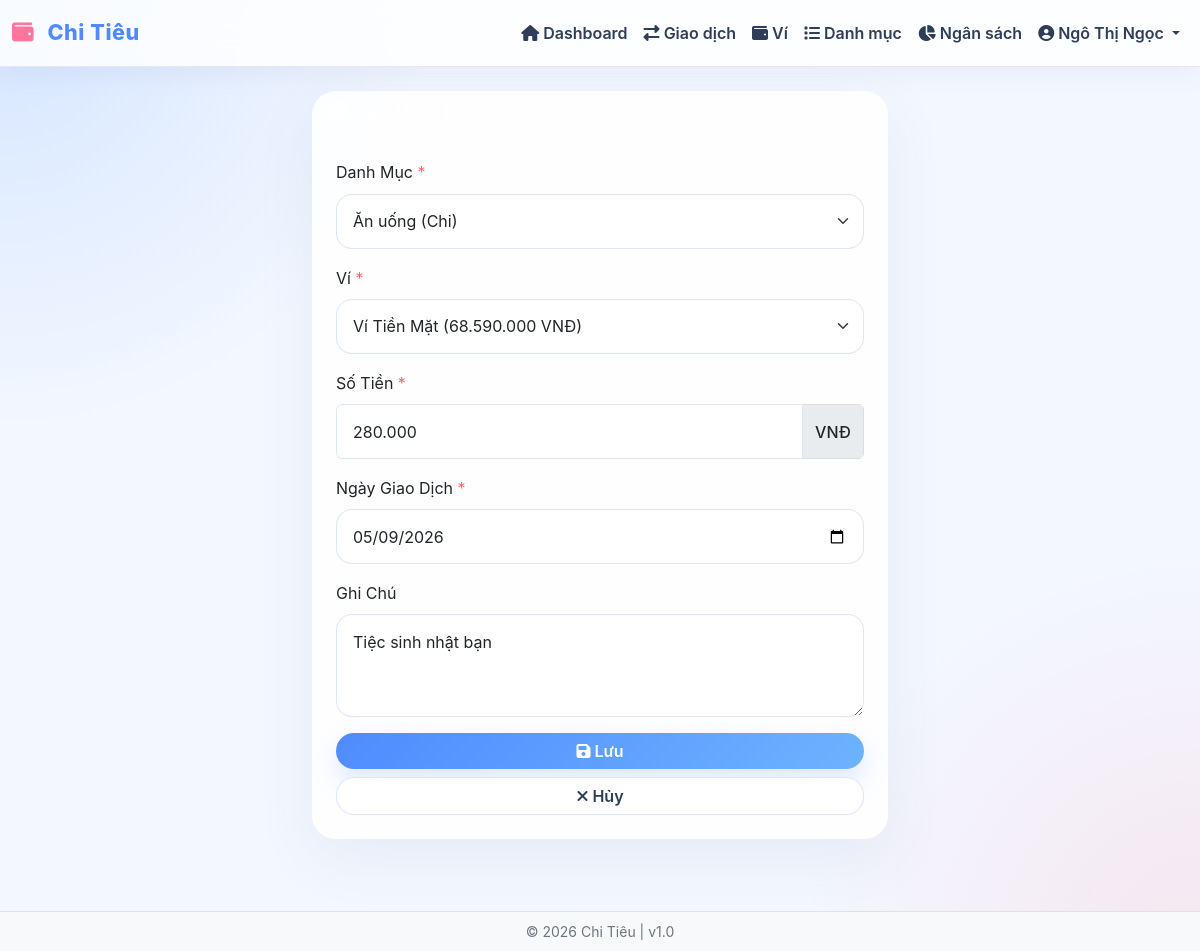
Screenshot of /edit-transaction.php?id=124 (signed in) with the database file from the repository.
### tables this page shows
CREATE TABLE transactions (
    id INT PRIMARY KEY AUTO_INCREMENT,
    user_id INT NOT NULL,
    category_id INT NOT NULL,
    wallet_id INT NOT NULL,
    amount DECIMAL(15, 2) NOT NULL,
    transaction_date DATE NOT NULL,
    note TEXT,
    created_at TIMESTAMP DEFAULT CURRENT_TIMESTAMP,
    updated_at TIMESTAMP DEFAULT CURRENT_TIMESTAMP ON UPDATE CURRENT_TIMESTAMP,
    CONSTRAINT fk_transaction_user FOREIGN KEY (user_id) REFERENCES users(id) ON DELETE CASCADE,
    CONSTRAINT fk_transaction_category FOREIGN KEY (category_id) REFERENCES categories(id) ON DELETE CASCADE,
    CONSTRAINT fk_transaction_wallet FOREIGN KEY (wallet_id) REFERENCES wallets(id) ON DELETE RESTRICT,
    INDEX idx_user_date (user_id, transaction_date),
    INDEX idx_user_category (user_id, category_id),
    INDEX idx_user_wallet (user_id, wallet_id),
    INDEX idx_transaction_date (transaction_date)
);

CREATE TABLE categories (
    id INT PRIMARY KEY AUTO_INCREMENT,
    user_id INT NOT NULL,
    name VARCHAR(100) NOT NULL,
    type ENUM('Thu', 'Chi') NOT NULL,
    icon VARCHAR(50),
    created_at TIMESTAMP DEFAULT CURRENT_TIMESTAMP,
    CONSTRAINT fk_category_user FOREIGN KEY (user_id) REFERENCES users(id) ON DELETE CASCADE,
    INDEX idx_user_type (user_id, type)
);

CREATE TABLE wallets (
    id INT PRIMARY KEY AUTO_INCREMENT,
    user_id INT NOT NULL,
    name VARCHAR(100) NOT NULL,
    type ENUM('Tiền mặt', 'Tài khoản ngân hàng', 'Tiết kiệm') NOT NULL DEFAULT 'Tiền mặt',
    balance DECIMAL(15, 2) NOT NULL DEFAULT 0,
    created_at TIMESTAMP DEFAULT CURRENT_TIMESTAMP,
    updated_at TIMESTAMP DEFAULT CURRENT_TIMESTAMP ON UPDATE CURRENT_TIMESTAMP,
    CONSTRAINT fk_wallet_user FOREIGN KEY (user_id) REFERENCES users(id) ON DELETE CASCADE,
    INDEX idx_wallet_user (user_id)
);

### edit-transaction.php (called while the page is built, shortened)
<?php
require_once 'app/Database.php';
require_once 'app/functions.php';
include 'add-transaction.php';

### app/functions.php (called while the page is built, shortened)
<?php
function e($text) {
    return htmlspecialchars($text, ENT_QUOTES, 'UTF-8');
}
function getUserCategories($user_id, $db, $type = null) {
    if (!empty($type) && in_array(strtolower($type), ['thu', 'chi'])) {
        $query = "SELECT id, name, type FROM categories WHERE user_id = ? AND LOWER(type) = ? ORDER BY name";
        return $db->execute($query, [$user_id, strtolower($type)]);
    } else {
        $query = "SELECT id, name, type FROM categories WHERE user_id = ? ORDER BY type, name";
        return $db->execute($query, [$user_id]);
    }
}
function getUserWallets($user_id, $db) {
    $query = "SELECT id, name, type, balance FROM wallets WHERE user_id = ? ORDER BY name";
    return $db->execute($query, [$user_id]);
}

### app/Database.php (called while the page is built, shortened)
<?php
class Database {
    private $connection;
    private $host = DB_HOST;
    private $user = DB_USER;
    private $pass = DB_PASS;
    private $name = DB_NAME;
    public function connect() {
        $this->connection = new mysqli(
            $this->host,
            $this->user,
            $this->pass,
            $this->name
        );
        $this->connection->set_charset("utf8mb4");
        return $this->connection;
    }
    public function execute($sql, $params = [], $types = '') {
        try {
            $stmt = $this->connection->prepare($sql);
            if (!empty($params)) {
                if (empty($types)) {
                    $types = $this->detectTypes($params);
                }
                if (!$stmt->bind_param($types, ...$params)) {
                    throw new Exception("Bind Param Error: " . $stmt->error);
                }
            }
            if (!$stmt->execute()) {
                throw new Exception("Execute Error: " . $stmt->error);
            }
            $result = $stmt->get_result();
            return $result ? $result : $stmt;
        } catch (Exception $e) {
            error_log("Database Error: " . $e->getMessage());
            if (preg_match('/^(INSERT|UPDATE|DELETE)/i', $sql)) {
                return false;
            }
            return $this->connection->query("SELECT 1 WHERE 0");
        }
    }
    private function detectTypes($params) {
        $types = '';
        foreach ($params as $param) {
            if (is_int($param)) {
                $types .= 'i';
            } elseif (is_float($param)) {
                $types .= 'd';
            } else {
                $types .= 's';
            }
        }
        return $types;
    }
}

### add-transaction.php (the view, shortened to what this page needs)
<?php
require_once 'app/Database.php';
require_once 'app/functions.php';
$user_id = $_SESSION['user_id'];
$trans_id = isset($_GET['id']) ? intval($_GET['id']) : 0;
$transaction = null;
if ($trans_id) {
    $check = "SELECT id, category_id, wallet_id, amount, transaction_date, note FROM transactions WHERE id = ? AND user_id = ?";
    $result = $db->execute($check, [$trans_id, $user_id]);
    if ($result && $result->num_rows > 0) {
        $transaction = $result->fetch_assoc();
    }
}
$selected_type = strtolower($_GET['type'] ?? '');
$wallets = getUserWallets($user_id, $db);
$categories = getUserCategories($user_id, $db, $selected_type);
?>
<?php include 'views/header.php'; ?>
<div class="row justify-content-center">
    <div class="col-md-6">
        <div class="card border-0 shadow-sm">
            <div class="card-header bg-primary text-white">
                <h5 class="mb-0">
                    <i class="fas fa-plus-circle"></i>
                </h5>
            </div>
            <div class="card-body">
                <form method="POST">
                    <div class="mb-3">
                        <label class="form-label">Danh Mục <span class="text-danger">*</span></label>
                        <select name="category_id" class="form-select" required>
                            <?php while ($cat = $categories->fetch_assoc()): ?>
                            <option value="<?php echo $cat['id']; ?>"
                                    <?php echo ($transaction && $transaction['category_id'] == $cat['id']) ? 'selected' : ''; ?>>
                                <?php echo e($cat['name']); ?> (<?php echo $cat['type']; ?>)
                            </option>
                            <?php endwhile; ?>
                        </select>
                    </div>
                    <div class="mb-3">
                        <label class="form-label">Ví <span class="text-danger">*</span></label>
                        <select name="wallet_id" class="form-select" required>
                            <?php if ($wallets->num_rows == 0): ?>
                                <option value="">(Chưa có ví) - Vui lòng tạo ví trước</option>
                            <?php else: ?>
                                <?php while ($wallet = $wallets->fetch_assoc()): ?>
                                <option value="<?php echo $wallet['id']; ?>"
                                        <?php echo ($transaction && $transaction['wallet_id'] == $wallet['id']) ? 'selected' : ''; ?> >
                                    <?php echo e($wallet['name']); ?> (<?php echo formatCurrency($wallet['balance']); ?>)
                                </option>
                                <?php endwhile; ?>
                            <?php endif; ?>
                        </select>
                    </div>
                    <div class="mb-3">
                        <label class="form-label">Số Tiền <span class="text-danger">*</span></label>
                        <div class="input-group">
                            <input type="text" name="amount" class="form-control amount-input" placeholder="0"
                                   value="<?php echo $transaction ? (int)$transaction['amount'] : ''; ?>" required>
                            <span class="input-group-text"><?php echo CURRENCY; ?></span>
                        </div>
                    </div>
                    <div class="mb-3">
                        <label class="form-label">Ngày Giao Dịch <span class="text-danger">*</span></label>
                        <input type="date" name="transaction_date" class="form-control"
                               value="<?php echo $transaction ? $transaction['transaction_date'] : date('Y-m-d'); ?>" required>
                    </div>
                    <div class="mb-3">
                        <label class="form-label">Ghi Chú</label>
                        <textarea name="note" class="form-control" rows="3" placeholder="Nhập ghi chú..."><?php echo $transaction ? e($transaction['note']) : ''; ?></textarea>
                    </div>
                    <div class="d-grid gap-2">
                        <button type="submit" class="btn btn-primary">
                            <i class="fas fa-save"></i> Lưu
                        </button>
                        <a href="<?php echo BASE_URL; ?>transactions.php" class="btn btn-secondary">
                            <i class="fas fa-times"></i> Hủy
                        </a>
                    </div>
                </form>
            </div>
        </div>
    </div>
</div>
<?php include 'views/footer.php'; ?>

### public/css/style.css (style rules this page uses)
:root { --primary-color: #4f8bff; --secondary-color: #6db3ff; --accent-color: #ff759c; --success-color: #45c49f; --danger-color: #ff6b6b; --warning-color: #ffb26b; --info-color: #7dc7ff; --light-color: #f3f7ff; --surface-color: rgba(255, 255, 255, 0.9); --surface-strong: #ffffff; --text-color: #2e3d58; --muted-color: #6f7c97; --shadow: 0 18px 60px rgba(77, 93, 131, 0.08); --shadow-soft: 0 8px 24px rgba(105, 120, 150, 0.08); --shadow-hover: 0 22px 60px rgba(77, 93, 131, 0.12); }
* { margin: 0; padding: 0; box-sizing: border-box; }
body { font-family: 'Inter', 'Segoe UI', Tahoma, Geneva, Verdana, sans-serif; background: radial-gradient(circle at top left, rgba(104, 168, 255, 0.22), transparent 28%), radial-gradient(circle at bottom right, rgba(255, 155, 170, 0.18), transparent 26%), var(--light-color); color: var(--text-color); line-height: 1.65; }
.card { border-radius: 24px; transition: transform 0.3s ease, box-shadow 0.3s ease; background: var(--surface-color); border: 1px solid rgba(223, 229, 247, 0.75); box-shadow: var(--shadow); }
.text-danger { color: var(--danger-color) !important; }
.card-header { border-radius: 24px 24px 0 0 !important; font-weight: 700; background: transparent !important; border-bottom: none !important; padding-bottom: 0.75rem; }
.card-body { background: transparent; }
.btn { border-radius: 18px; font-weight: 600; transition: all 0.25s ease; border: none; }
.btn-primary { background: linear-gradient(135deg, var(--primary-color) 0%, var(--secondary-color) 100%); color: white; box-shadow: 0 12px 28px rgba(79, 139, 255, 0.2); }
.btn-secondary { background: rgba(255, 255, 255, 0.95); color: var(--text-color); border: 1px solid rgba(223, 229, 247, 0.95); }
.form-control, .form-select { border-radius: 16px; border: 1px solid rgba(223, 229, 247, 0.95); padding: 0.9rem 1rem; transition: all 0.3s ease; background-color: rgba(255, 255, 255, 0.98); }
.card-body { flex: 1; padding: 1.5rem; background: transparent; }
.input-group { border-radius: 6px; overflow: hidden; }
.input-group .form-control, .input-group .form-select { border-radius: 0; }
.input-group .form-control:first-child { border-radius: 6px 0 0 6px; }
.input-group-text { background-color: #e9ecef; border-color: #ddd; font-weight: 500; }
.border-0 { border: none !important; }
.shadow-sm { box-shadow: var(--shadow) !important; }
.card { animation: slideIn 0.3s ease; }

### rows the page displays
transactions: category_id "Ăn uống (Chi)", wallet_id "Ví Tiền Mặt (68.590.000 VNĐ)", amount "280.000", transaction_date "05/09/2026", note "Tiệc sinh nhật bạn"

### other values shown
APP_NAME "Chi Tiêu"
$_SESSION['user_name'] "Ngô Thị Ngọc"
CURRENCY "VNĐ"
